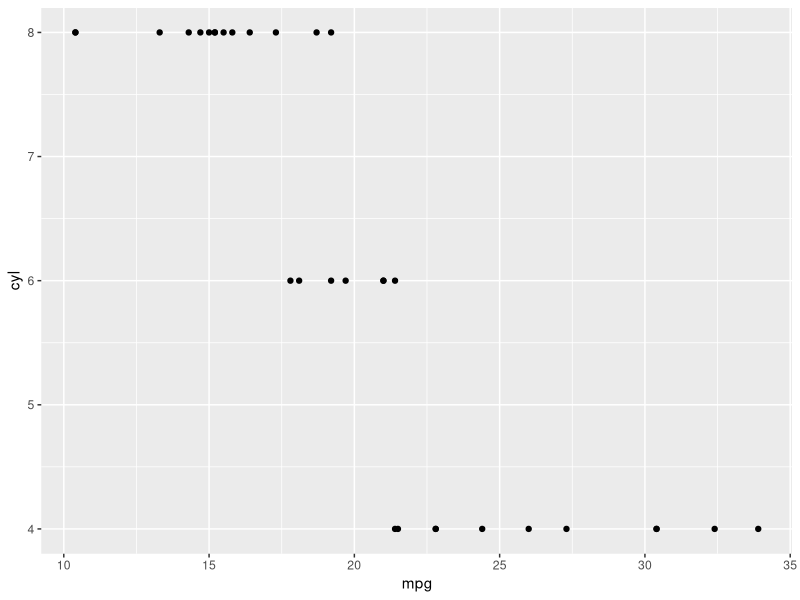
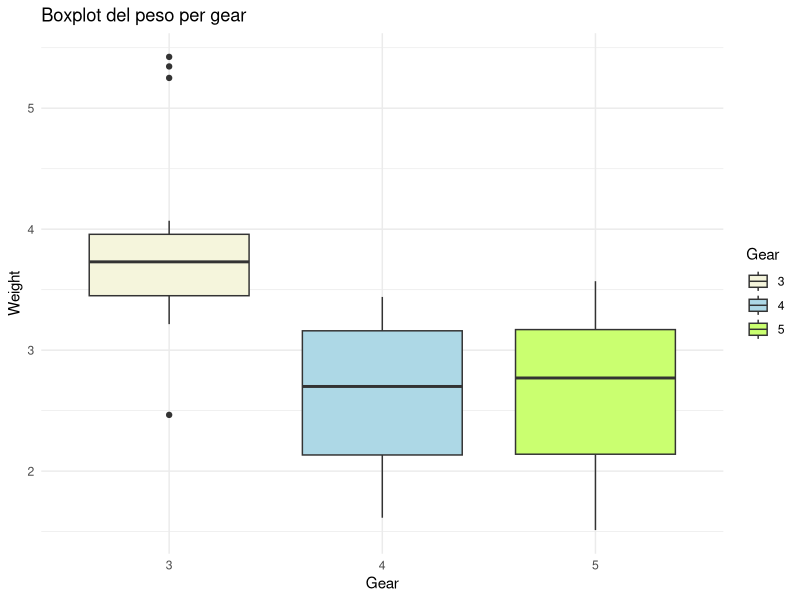

Generate these figures, in order, with R:
rm(list=ls())
data(mtcars)
library(ggplot2)



ggplot(mtcars,aes(x=mpg,y=cyl))+geom_point()

ggplot(mtcars,aes(x = factor(gear), y = wt, fill = factor(gear))) +
  geom_boxplot() +
  scale_fill_manual(values = c("3" = "beige", "4" = "lightblue", "5" = "darkolivegreen1")) + 
  labs(x = "Gear", y = "Weight", fill = "Gear", title = "Boxplot del peso per gear") +
  theme_minimal()

